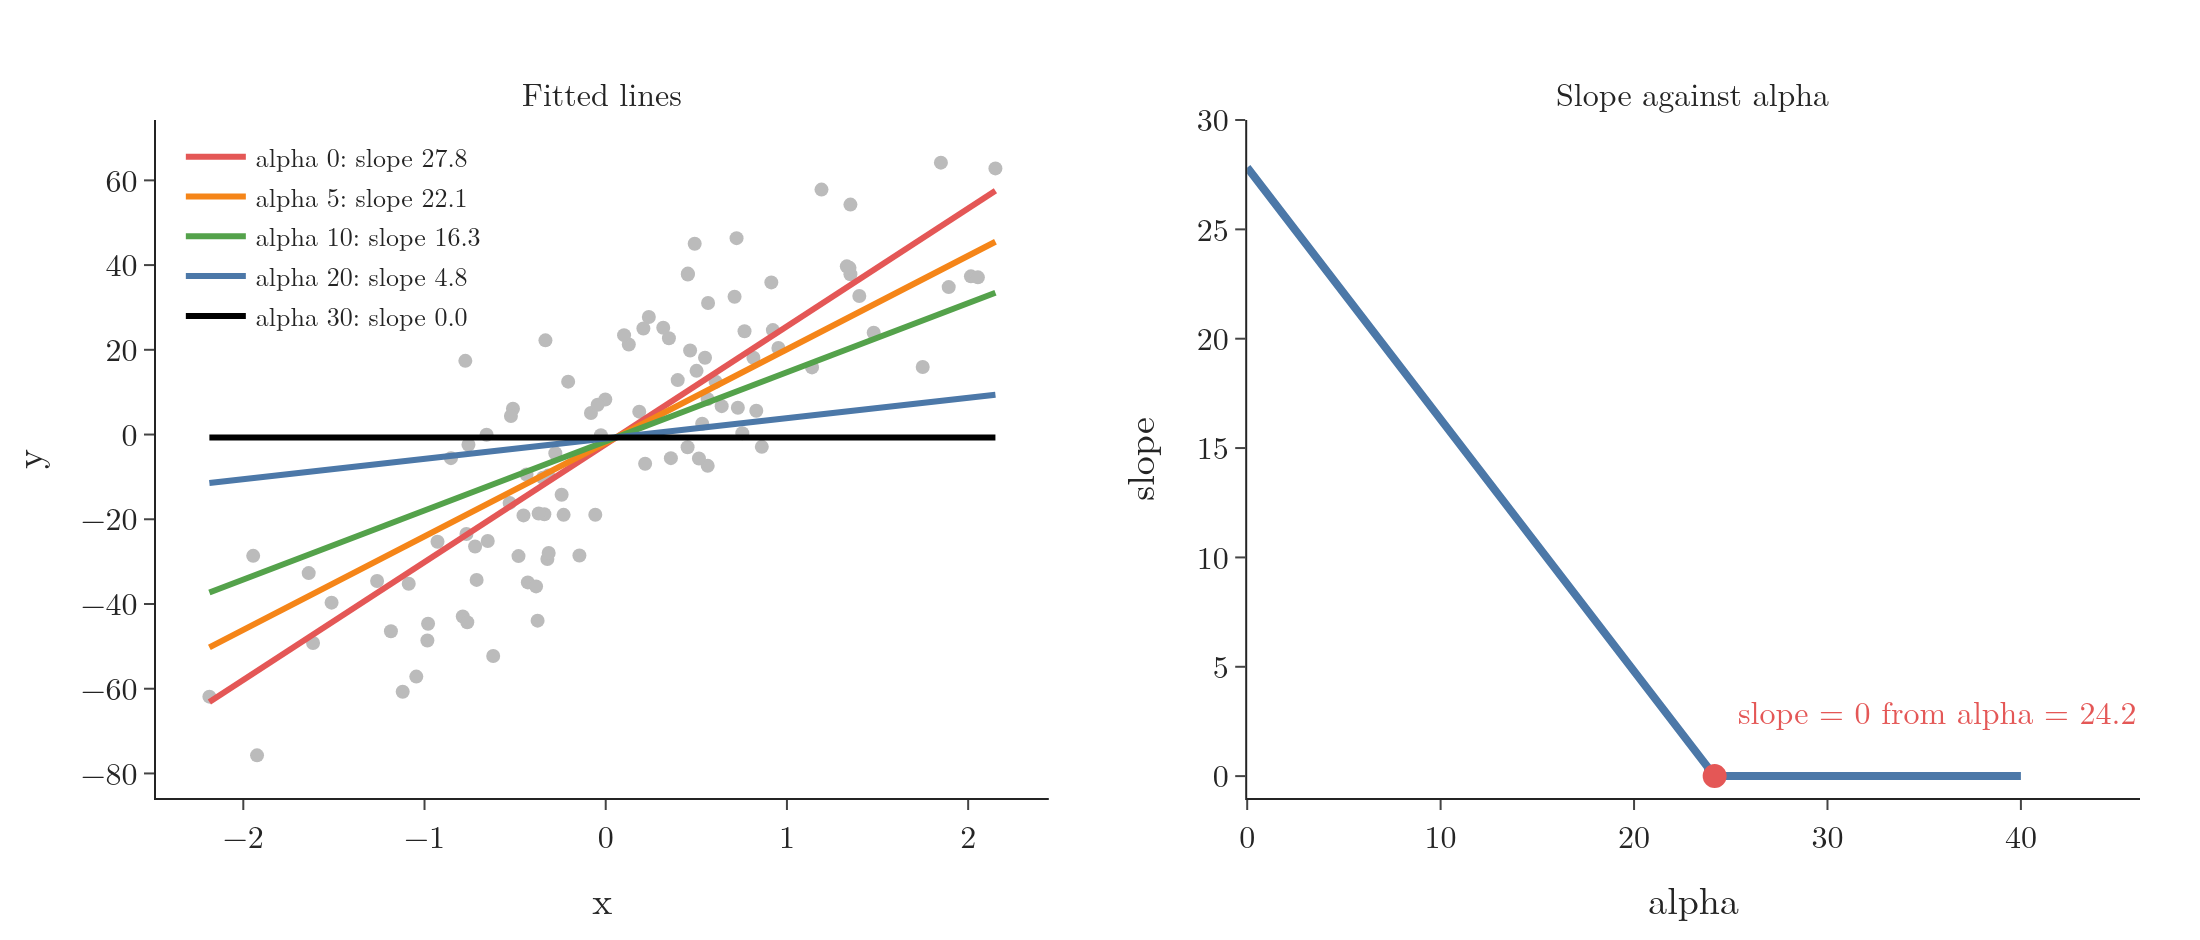

The Python source for this figure:
"""Lasso with one input: fitted lines for several alphas, and the slope against alpha hitting exactly 0 (Plotly)."""
from pathlib import Path
import numpy as np
import warnings
import plotly.graph_objects as go
from plotly.subplots import make_subplots
from sklearn.datasets import make_regression
from sklearn.linear_model import Lasso, LinearRegression
warnings.simplefilter("ignore")

here = Path(__file__).parent
X, y = make_regression(n_samples=100, n_features=1, n_informative=1, noise=20, random_state=13)
fig = make_subplots(rows=1, cols=2, horizontal_spacing=0.1,
                    subplot_titles=("Fitted lines", "Slope against alpha"))
fig.add_trace(go.Scatter(x=X.ravel(), y=y, mode="markers", marker=dict(color="#BBBBBB", size=7), showlegend=False), 1, 1)
xs = np.array([X.min(), X.max()])
cols = {0: "#E45756", 5: "#F58518", 10: "#54A24B", 20: "#4C78A8", 30: "#000000"}
for a, c in cols.items():
    m = (LinearRegression() if a == 0 else Lasso(alpha=a)).fit(X, y)
    fig.add_trace(go.Scatter(x=xs, y=m.coef_[0] * xs + m.intercept_, mode="lines", line=dict(color=c, width=3),
                             name=f"alpha {a}: slope {m.coef_[0]:.1f}"), 1, 1)
grid = np.linspace(0, 40, 401)
slopes = [(LinearRegression() if a == 0 else Lasso(alpha=a)).fit(X, y).coef_[0] for a in grid]
fig.add_trace(go.Scatter(x=grid, y=slopes, mode="lines", line=dict(color="#4C78A8", width=4), showlegend=False), 1, 2)
xc, yc = X.ravel() - X.mean(), y - y.mean()
cut = (xc * yc).mean()          # slope reaches 0 when alpha equals this (sklearn scales the error by 1/2n)
print("first zero at", cut)
fig.add_trace(go.Scatter(x=[cut], y=[0], mode="markers", marker=dict(size=12, color="#E45756"), showlegend=False), 1, 2)
fig.add_annotation(x=cut + 1, y=3, text=f"slope = 0 from alpha = {cut:.1f}", showarrow=False, xanchor="left",
                   font=dict(color="#E45756"), row=1, col=2)
fig.update_xaxes(title="x", row=1, col=1)
fig.update_yaxes(title="y", row=1, col=1)
fig.update_xaxes(title="alpha", row=1, col=2)
fig.update_yaxes(title="slope", range=[-1, 30], row=1, col=2)
fig.update_layout(template="simple_white", width=1100, height=470, font=dict(family="Latin Modern Roman", size=16),
                  legend=dict(x=0.01, y=0.99, bgcolor="rgba(255,255,255,0.85)", font=dict(size=13)),
                  margin=dict(l=70, r=30, t=60, b=60))
fig.write_image(here / "one_input.png", scale=2)
fig.write_image(here / "one_input.pdf")
